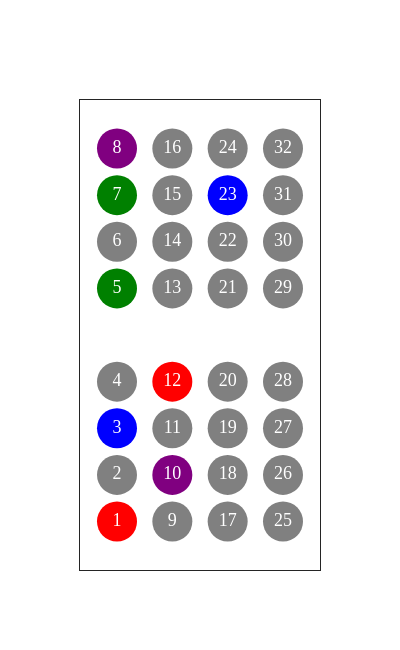

Notebook cell for this chart:
### Code cell
import pandas as pd
import numpy as np
import dash
import plotly.express as px
import plotly.graph_objects as go

class ElectrodeArray():
    def __init__(self,ElecLoc="Caudal"):
        self.df = {}
        self.fig = []
        self.build()
        
    def build(self,ElecLoc="Caudal"):
        """
        constructs an empty electrode array figure
        """
        # initialize plotting dataframe
        PinShift = {"Rostral":128 , "Caudal":0}
        x, y = np.meshgrid(np.arange(0, 4), np.arange(0, 8))
        color = 32 * ["gray"]                                                     # init all off
        df = pd.DataFrame({'x': x.ravel(), 'y': y.ravel(), 'color': color})       # 
        df['index'] = df['y'] + 8 * df['x'] + 1                                   # set pin numbers
        df['index'] += PinShift[ElecLoc]                                          # pin index compensation
        df.loc[df['y'] > 3, 'y'] += 1                                             # apply visual shift

    # scatter plot dataframe 
        fig = go.Figure()
        fig.add_trace(
            go.Scatter(
                x = df['x'].to_list(), 
                y = df['y'].to_list(), 
                text = df['index'].to_list(), 
                textfont=dict(
                    family="sans serif",
                    size=18,
                    color="White"
                ),
                marker_color=df['color'],
                mode='markers+text',
                marker={'size': 40}))
        fig.update_layout({
            'template': 'simple_white',
            'width': 400,
            'height': 650,
            'showlegend': False
        })
        fig.update_xaxes(mirror=True, showticklabels=False, ticks='')
        fig.update_yaxes(mirror=True, showticklabels=False, ticks='')
    
        # update self 
        self.df = df
        self.fig = fig 

    def update(self,Pins): 
        """
        update the state the electrode array figure 
        inputs: 
            a dictionary with the following fields:
                eleCath 
                elecAno
                Gnd
                Ref
        """
        EleGroupsNames = ['elecCath','elecAno','Gnd','Ref']
        EleGroupColors = {'elecCath':'red','elecAno':'blue','Gnd':'green','Ref':'purple'}
        self.df['color'] = 'gray' # blank the electrodes
        
        # update df with proper colors
        for groupName in Pins: 
            if groupName in EleGroupsNames:
                self.df.loc[self.df['index'].isin(Pins[groupName]),'color'] = EleGroupColors[groupName]
        
       # redraw: 
        self.fig.data[0]['marker']['color'] = self.df['color']
       

Pins = {}
Pins["elecCath"] = [1,12]
Pins["elecAno"] = [3,23]
Pins["Gnd"] = [7,5]
Pins["Ref"] = [8,10]


EA = ElectrodeArray()
EA.update(Pins)
EA.fig.show()

### Figure 1 — Plotly figure (JSON) as saved in the notebook; plotly's stock layout.template omitted (floating-point values rounded to 4 significant figures)
{"data": [{"marker": {"color": ["red", "gray", "gray", "gray", "gray", "purple", "gray", "gray", "blue", "gray", "gray", "gray", "gray", "red", "gray", "gray", "green", "gray", "gray", "gray", "gray", "gray", "gray", "gray", "green", "gray", "blue", "gray", "purple", "gray", "gray", "gray"], "size": 40}, "mode": "markers+text", "text": ["1", "9", "17", "25", "2", "10", "18", "26", "3", "11", "19", "27", "4", "12", "20", "28", "5", "13", "21", "29", "6", "14", "22", "30", "7", "15", "23", "31", "8", "16", "24", "32"], "textfont": {"color": "White", "family": "sans serif", "size": 18}, "type": "scatter", "x": [0, 1, 2, 3, 0, 1, 2, 3, 0, 1, 2, 3, 0, 1, 2, 3, 0, 1, 2, 3, 0, 1, 2, 3, 0, 1, 2, 3, 0, 1, 2, 3], "y": [0, 0, 0, 0, 1, 1, 1, 1, 2, 2, 2, 2, 3, 3, 3, 3, 5, 5, 5, 5, 6, 6, 6, 6, 7, 7, 7, 7, 8, 8, 8, 8]}], "layout": {"height": 650, "showlegend": false, "width": 400, "xaxis": {"mirror": true, "showticklabels": false, "ticks": ""}, "yaxis": {"mirror": true, "showticklabels": false, "ticks": ""}}}
